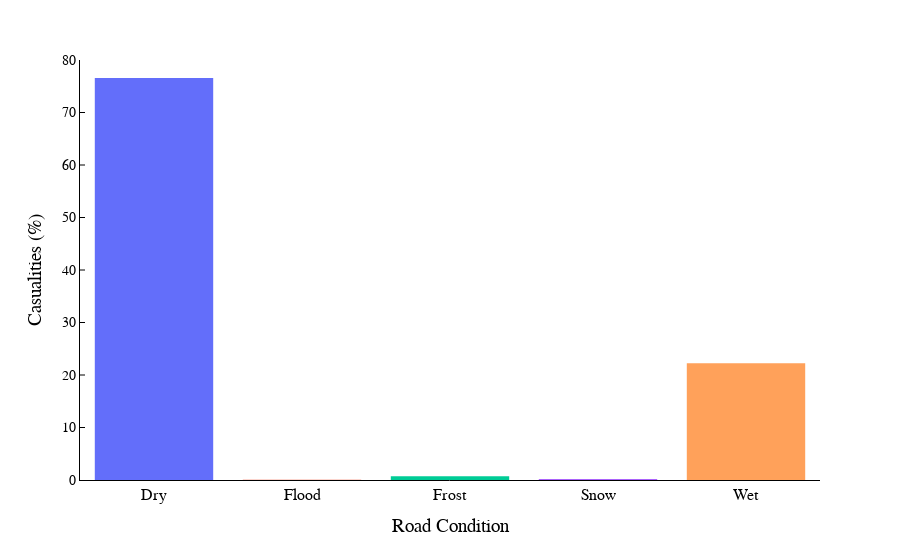

Source (notebook cell):
### Code cell
# plotting the Number of casulaities based on Road condition
fig=px.histogram(x=df8.index, y=df8['Percentage of Casualities'], color=df8.index)
# Changing the label of X and Y axis
fig.update_layout(xaxis_title="Road Condition", yaxis_title="Casualities (%)",
                     font=dict(family="Times New Roman", size=16, color="black"))
# Remove the grid lines
fig.update_layout(showlegend=False, xaxis_showgrid=False, yaxis_showgrid=False)
# Change the color of the axis line
fig.update_layout(xaxis_linecolor='black', yaxis_linecolor='black')
# Add tick lines to the y axis
fig.update_yaxes(ticks="inside", tickwidth=1, tickcolor="black")
# add tick to end poiny of y axis
fig.update_yaxes(tickfont=dict(family="Times New Roman", size=14, color="black" ))
# Change y axis limit
fig.update_yaxes(range=[0, 80])
# Change background color
fig.update_layout(paper_bgcolor="white", plot_bgcolor="white")

fig.show()

### Figure 1 — Plotly figure (JSON) as saved in the notebook; plotly's stock layout.template omitted (floating-point values rounded to 4 significant figures)
{"data": [{"alignmentgroup": "True", "bingroup": "x", "histfunc": "sum", "hovertemplate": "color=Dry<br>x=%{x}<br>sum of y=%{y}<extra></extra>", "legendgroup": "Dry", "marker": {"color": "#636efa", "pattern": {"shape": ""}}, "name": "Dry", "offsetgroup": "Dry", "orientation": "v", "showlegend": true, "type": "histogram", "x": ["Dry"], "xaxis": "x", "y": [76.58], "yaxis": "y"}, {"alignmentgroup": "True", "bingroup": "x", "histfunc": "sum", "hovertemplate": "color=Flood<br>x=%{x}<br>sum of y=%{y}<extra></extra>", "legendgroup": "Flood", "marker": {"color": "#EF553B", "pattern": {"shape": ""}}, "name": "Flood", "offsetgroup": "Flood", "orientation": "v", "showlegend": true, "type": "histogram", "x": ["Flood"], "xaxis": "x", "y": [0.03237], "yaxis": "y"}, {"alignmentgroup": "True", "bingroup": "x", "histfunc": "sum", "hovertemplate": "color=Frost<br>x=%{x}<br>sum of y=%{y}<extra></extra>", "legendgroup": "Frost", "marker": {"color": "#00cc96", "pattern": {"shape": ""}}, "name": "Frost", "offsetgroup": "Frost", "orientation": "v", "showlegend": true, "type": "histogram", "x": ["Frost"], "xaxis": "x", "y": [0.7272], "yaxis": "y"}, {"alignmentgroup": "True", "bingroup": "x", "histfunc": "sum", "hovertemplate": "color=Snow<br>x=%{x}<br>sum of y=%{y}<extra></extra>", "legendgroup": "Snow", "marker": {"color": "#ab63fa", "pattern": {"shape": ""}}, "name": "Snow", "offsetgroup": "Snow", "orientation": "v", "showlegend": true, "type": "histogram", "x": ["Snow"], "xaxis": "x", "y": [0.2066], "yaxis": "y"}, {"alignmentgroup": "True", "bingroup": "x", "histfunc": "sum", "hovertemplate": "color=Wet<br>x=%{x}<br>sum of y=%{y}<extra></extra>", "legendgroup": "Wet", "marker": {"color": "#FFA15A", "pattern": {"shape": ""}}, "name": "Wet", "offsetgroup": "Wet", "orientation": "v", "showlegend": true, "type": "histogram", "x": ["Wet"], "xaxis": "x", "y": [22.26], "yaxis": "y"}], "layout": {"barmode": "relative", "font": {"color": "black", "family": "Times New Roman", "size": 16}, "legend": {"title": {"text": "color"}, "tracegroupgap": 0}, "margin": {"t": 60}, "paper_bgcolor": "white", "plot_bgcolor": "white", "showlegend": false, "xaxis": {"anchor": "y", "domain": [0, 1], "linecolor": "black", "showgrid": false, "title": {"text": "Road Condition"}}, "yaxis": {"anchor": "x", "domain": [0, 1], "linecolor": "black", "range": [0, 80], "showgrid": false, "tickcolor": "black", "tickfont": {"color": "black", "family": "Times New Roman", "size": 14}, "ticks": "inside", "tickwidth": 1, "title": {"text": "Casualities (%)"}}}}
